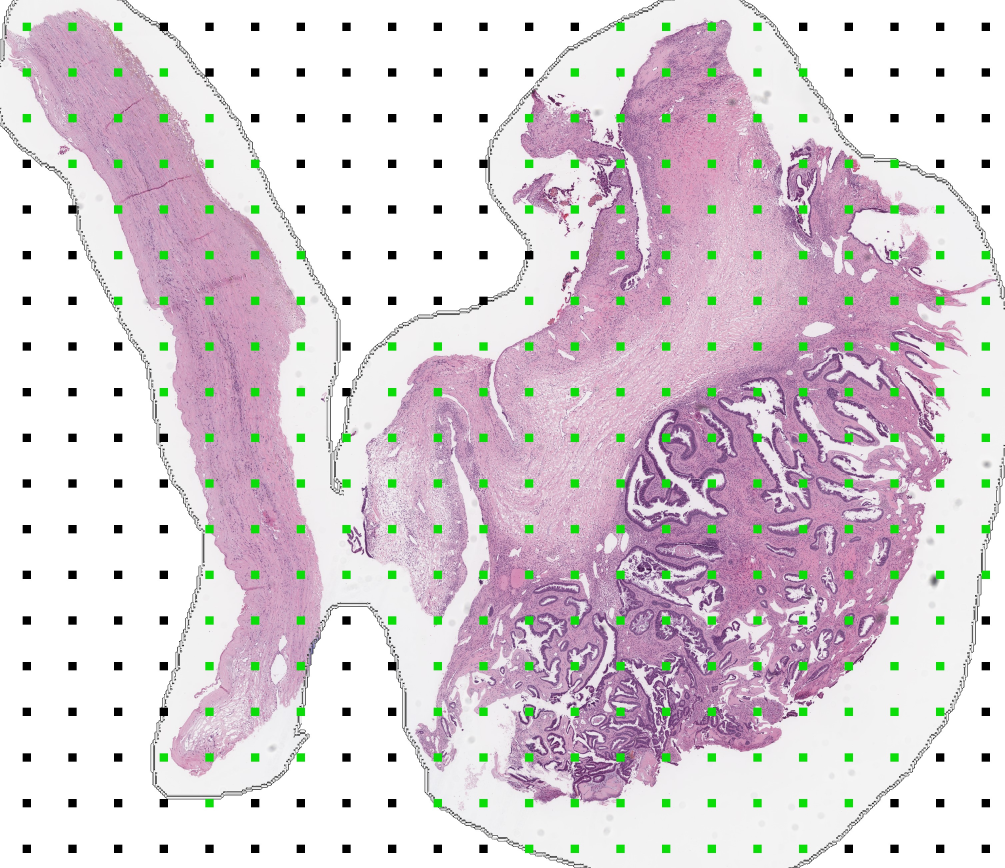
#> input picture imgs/smart_cropper.jpg, 3014 x 2603 px (shown at 1/3 size)
$ python -i augmentations.py   (imports and definitions only)
#> lines starting #> are read from the running program, lines starting #| are printed output that depends on the picture
import PIL
from PIL import Image, ImageDraw, ImageFilter
import numpy as np

from typing import Tuple

"""
Script that takes random crops out of an image
to look like TMAs tiles.
"""

def get_random_greyish_rgb() -> Tuple[int, int, int]:
    """
    Generates random greyish RGB.

    Args:
        None

    Returns:
        rgb (Tuple): Random RGB tuple
    """
    g = np.random.randint(245,255)
    rgb = (g,g,g)
    return rgb

def get_random_purplish_rgb() -> Tuple[int, int, int]:
    """
    Generates random purplish RGB.

    Args:
        None

    Returns:
        rgb (Tuple): Random RGB tuple
    """
    red = np.random.randint(150, 175)
    green = np.random.randint(120, 150)
    blue = np.random.randint(190, 200)

    rgb = (red, green, blue)
    return rgb

def create_random_background(in_img: PIL.Image):
    """
    Create a random background for TMA
    augmentation.

    Args:
        in_img (PIL.Image): Image to be augmented

    Returns:
        back_img (PIL.Image): Random background image
    """
    # Params
    width = in_img.width
    height = in_img.height

    # Background color
    if np.random.random() > 0.1:
        color = get_random_purplish_rgb()
    else:
        color = get_random_greyish_rgb()

    # Create background image
    img = Image.new('RGB', (width, height), color)
    draw = ImageDraw.Draw(img)

    # Add noise
    noise_intensity = 5
    for _ in range(width * height // np.random.randint(7, 50)):
        x = np.random.randint(0, width - 1)
        y = np.random.randint(0, height - 1)
        color = np.random.randint(0, noise_intensity)
        draw.point((x, y), fill=(color, color, color))

    # Smooth noise
    back_img = img.filter(ImageFilter.GaussianBlur(radius=np.random.randint(4,13)))
    return back_img

def tma_augmentation(img: PIL.Image, crop_type: int = 0) -> PIL.Image:
    """
    Augments a tile from WSI image
    to look like TMA image.

    Args:
        img (PIL.Image): Image to augment
        i (int): Crop type. Value 0-7 inclusive.

    Returns:
        img_final (PIL.Image): Augmented image

    """

    # Margin parameters
    img = Image.fromarray(np.uint8(img)).convert('RGB')
    w, h = img.width, img.height

    # Create a white background
    img_final = create_random_background(img)

    # Create a mask with a white circle
    mask = Image.new('L', (w,h), 0)
    draw = ImageDraw.Draw(mask)

    # Crop around circle
    w = np.random.uniform(0.5*w, 1.1*w)
    h = np.random.uniform(0.5*h, 1.1*h)
    all_transforms = [
        [(0, 0),(w*2, h*2)], # top left
        [(-w//2, 0), (w+w//2, h*2)], # top
        [(-w, 0), (w, h*2)], # top right
        [(0, -h//2),(w*2, h*2-h//2)], # mid left
        # [(-w//2, -h//2), (w+w//2, h+h//2)], # mid
        [(-w, -h//2), (w, h*2-h//2)], # mid right
        [(0, -h),(w*2, h)], # bottom left
        [(-w//2, -h), (w+w//2, h)], # bottom
        [(-w, -h), (w, h)], # bottom right
    ]

    # Add variability in crop
    t = all_transforms[crop_type]
    w_offset = w // 2
    h_offset = h // 2
    w_offset = np.random.randint(-w_offset, w_offset)
    h_offset = np.random.randint(-h_offset, h_offset)
    t[0] = (t[0][0]+w_offset, t[0][1]+h_offset)
    t[1] = (t[1][0]+w_offset, t[1][1]+h_offset)
    draw.pieslice(t, 0, 360, fill=255)

    # Combine mask + img
    img_final.paste(img, (0, 0), mask)
    return np.asarray(img_final)

>>> from PIL import Image
>>> picture = Image.open('../imgs/smart_cropper.jpg')
#> picture is the input picture: PIL image 3014x2603 RGB; mean R, G, B 218.6, 207.3, 214.8
>>> result = tma_augmentation(picture)
#> in create_random_background, `img = Image.new('RGB', (width, height), color)`:
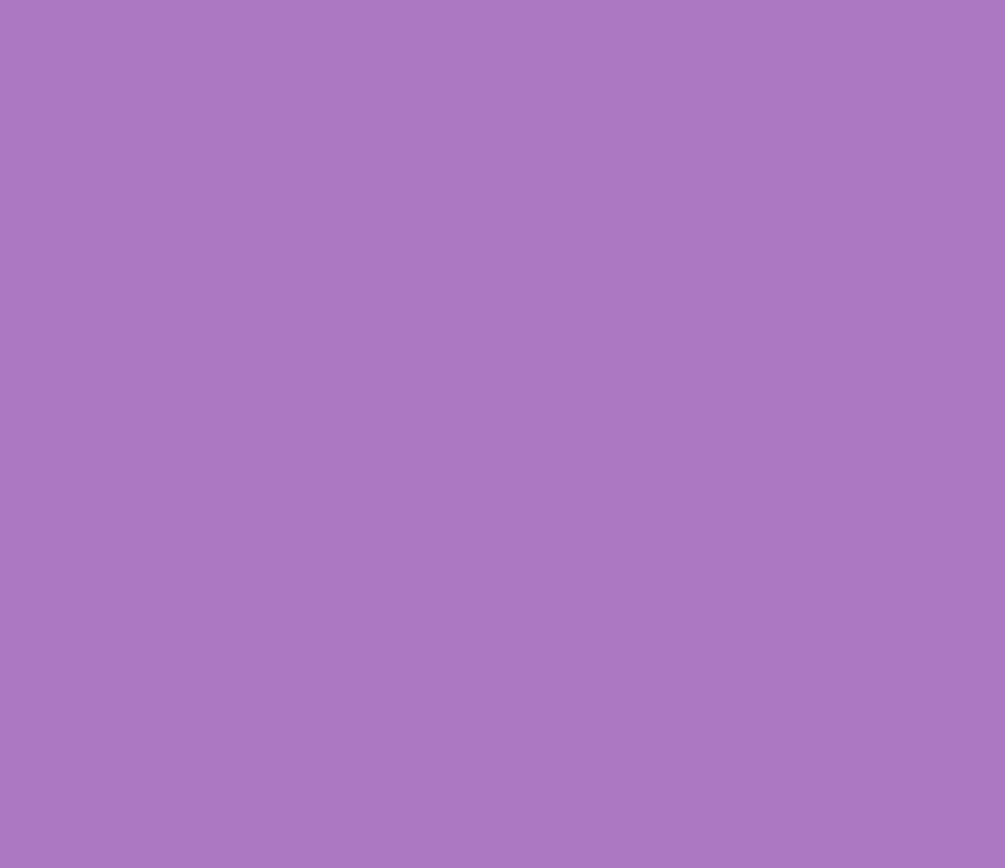
#> img: PIL image 3014x2603 RGB (shown at 1/3 size); mean R, G, B 171, 120, 193
#> in create_random_background, `back_img = img.filter(ImageFilter.GaussianBlur(radius=np.random.randin..`:
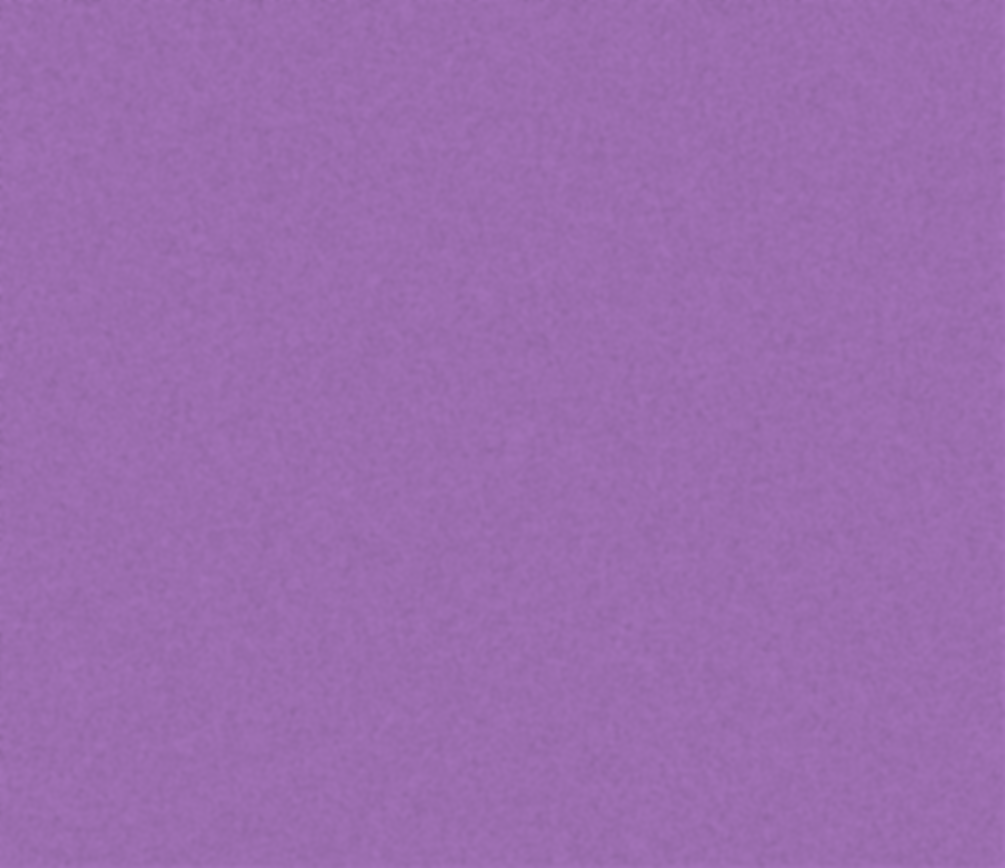
#> back_img: PIL image 3014x2603 RGB (shown at 1/3 size); mean R, G, B 155, 108.7, 174.9
#> in tma_augmentation, `mask = Image.new('L', (w,h), 0)`: mask: PIL image 3014x2603 L; every value is 0

$ run again, on imgs/tma_planet.jpg
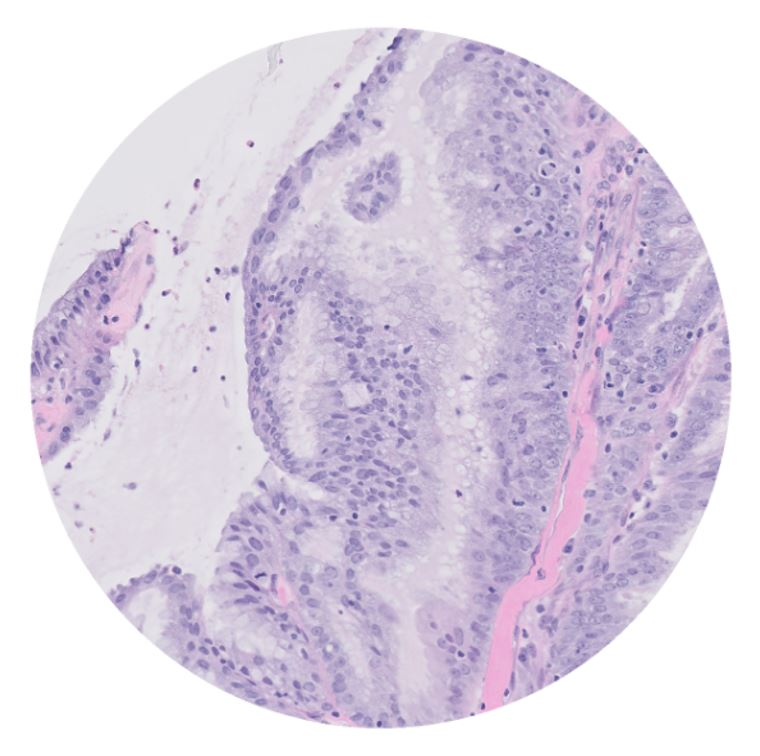
#> input picture imgs/tma_planet.jpg, 760 x 756 px
#> picture is the input picture: PIL image 760x756 RGB; mean R, G, B 220.2, 211.2, 227.4
#> mask: PIL image 760x756 L; every value is 0
#> in tma_augmentation, `img_final.paste(img, (0, 0), mask)`:
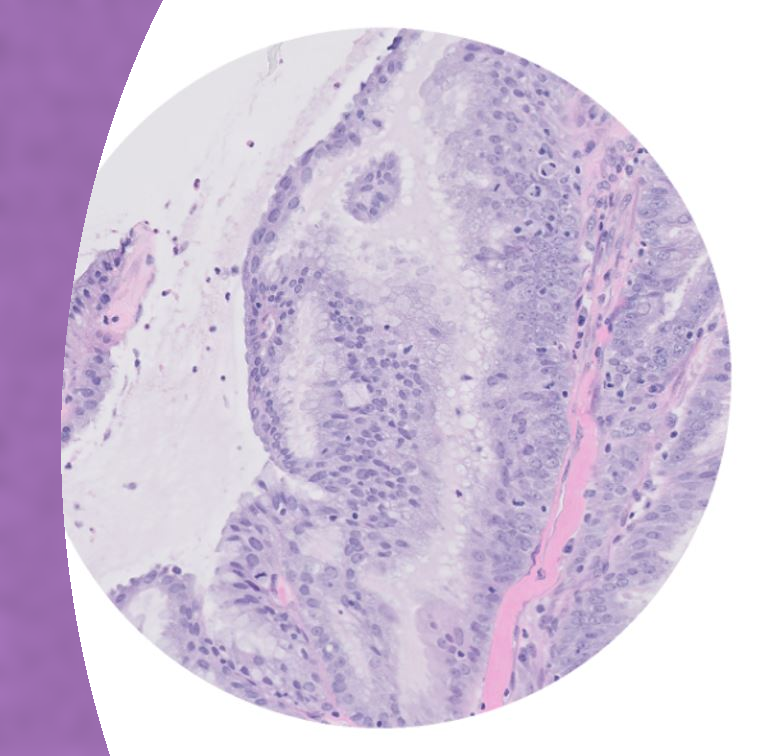
#> img_final: PIL image 760x756 RGB; mean R, G, B 209.5, 195.4, 218.8
